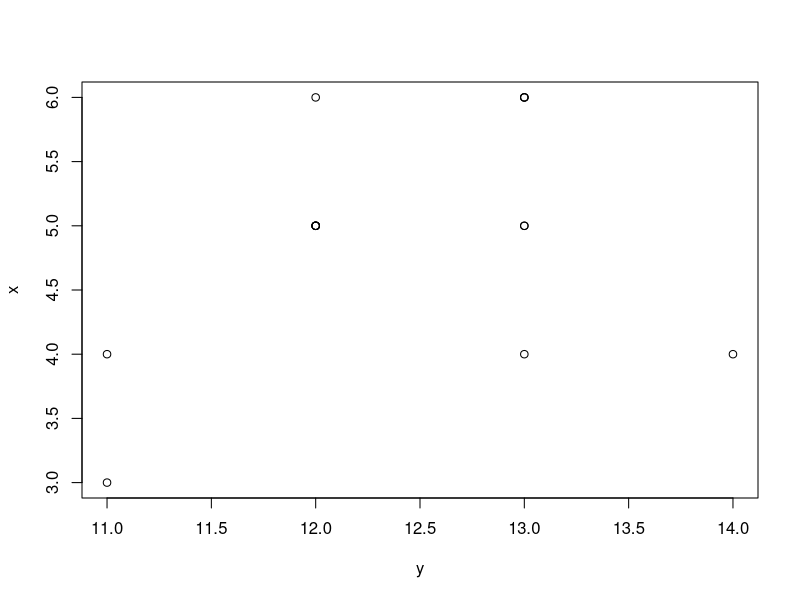
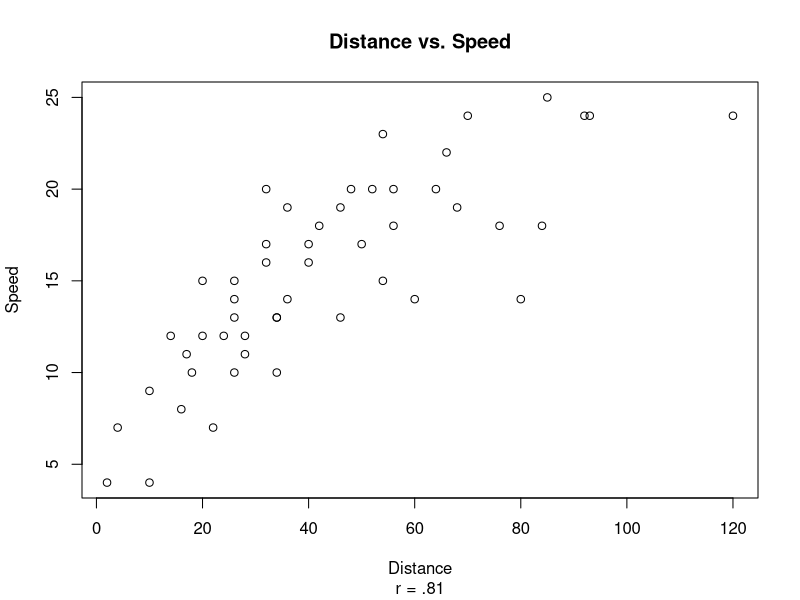
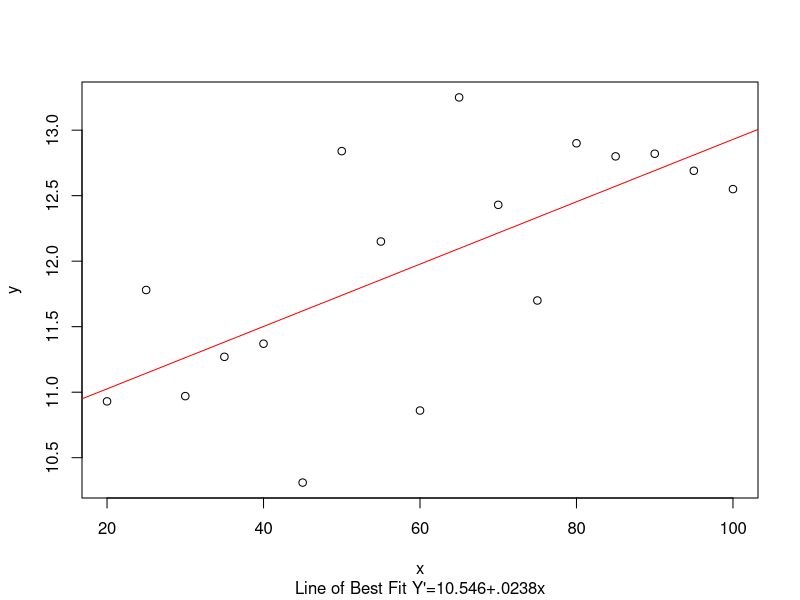

R code for these plots, in order:
## ---- chunk 1
knitr::opts_chunk$set(fig.width=12, fig.height=8, comment=NA)
## ---- chunk 2
x = c(5, 5, 4, 4, 5, 5, 4, 5, 3, 5, 6, 6, 5, 6, 6)
y = c(13, 12, 13, 14, 13, 12, 11, 12, 11, 12, 13, 12, 12, 13, 13)
xy=sum(x*y)
xy
## ---- chunk 3
x = c(5, 5, 4, 4, 5, 5, 4, 5, 3, 5, 6, 6, 5, 6, 6)
y = c(13, 12, 13, 14, 13, 12, 11, 12, 11, 12, 13, 12, 12, 13, 13)
sumx = sum(x)
sumy = sum(y)
sumx
sumy
## ---- chunk 4
num=(15*xy)-(sumx*sumy)
num
## ---- chunk 5
dsumx=sum(x^2)
dsumy=sum(y^2)
dsumx
dsumy
## ---- chunk 6
ssx=sum(x)^2
ssy=sum(y)^2
ssx
ssy
## ---- chunk 7
den = sqrt(((15*dsumx)-(ssx))*((15*dsumy)-(ssy)))
den
## ---- chunk 8
r = num/den
r
## ---- chunk 9
x
y
corxy=cor(x,y)
corxy
## ---- chunk 10
plot(x~y)
## ---- chunk 11
plot(cars$speed~cars$dist, xlab="Distance",ylab = "Speed",main="Distance vs. Speed", sub = "r = .81")
cor(cars$speed,cars$dist)
## ---- chunk 12
x = c(20,25,30,35,40,45,50,55,60,65,70,75,80,85,90,95,100)
y= c(10.93,11.78,10.97,11.27,11.37,10.31,12.84,12.15,10.86,13.25,12.43,11.70,12.90,
 12.8,12.82,12.69,12.55)
x
y

## ---- chunk 13
length(x)
length(y)
## ---- chunk 14
topb=(sum(x*y))-(sum(x)*(sum(y)/17))
topb
## ---- chunk 15
botb= (sum(x^2))-((sum(x)^2)/17)
botb
## ---- chunk 16
b=topb/botb
b
## ---- chunk 17
a=mean(y)-b*(mean(x))
a
## ---- chunk 18
ssxy=sum((x-mean(x))*(y-mean(y)))
ssxy
## ---- chunk 19
ssx=sum((x - mean(x))^2)
ssx
## ---- chunk 20
b = (ssxy/ssx)
b = round(b,digits=4)
b
## ---- chunk 21
a=(mean(y))-(b*(mean(x)))
a
## ---- chunk 22
xy.mod<-lm(y~x)
xy.mod = summary(xy.mod)
xy.mod
## ---- chunk 23
plot(y~x,sub="Line of Best Fit Y'=10.546+.0238x")
abline(a=a,b=b,col="red")
